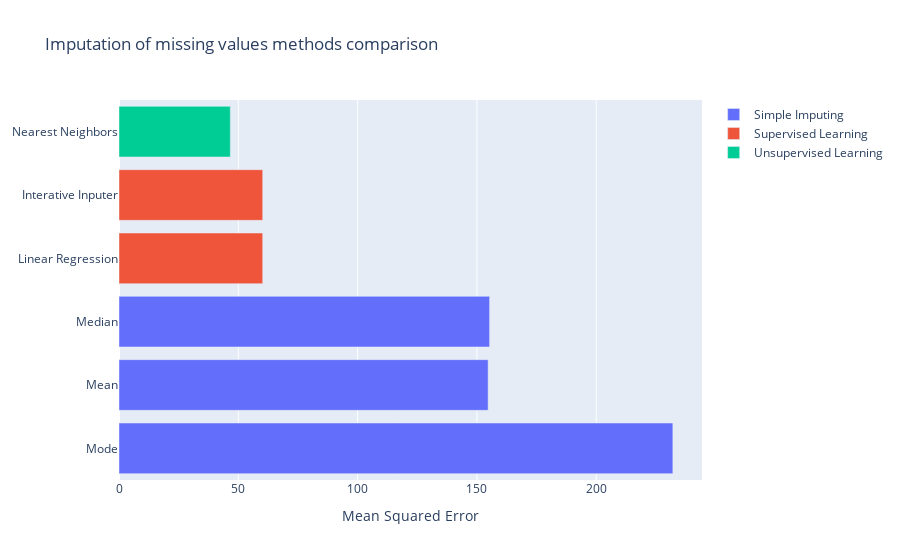

Here is the notebook cell this chart was saved with:
### Markdown cell above
## Results

### Code cell
from plotly import graph_objects as go
fig = go.Figure()

for key in mse_score.keys():
    fig.add_trace(go.Bar(
                x=list(mse_score[key].values()),
                y=list(mse_score[key].keys()),
                orientation='h',
                name = key
                        ),
                 )
fig.update_layout(
    title="Imputation of missing values methods comparison",
    xaxis_title="Mean Squared Error")
fig.show()

### Figure 1 — Plotly figure (JSON) as saved in the notebook; plotly's stock layout.template omitted (floating-point values rounded to 4 significant figures)
{"data": [{"name": "Simple Imputing", "orientation": "h", "type": "bar", "x": [232.1, 154.7, 155.3], "y": ["Mode", "Mean", "Median"]}, {"name": "Supervised Learning", "orientation": "h", "type": "bar", "x": [60.23, 60.22], "y": ["Linear Regression", "Interative Inputer"]}, {"name": "Unsupervised Learning", "orientation": "h", "type": "bar", "x": [46.65], "y": ["Nearest Neighbors"]}], "layout": {"title": {"text": "Imputation of missing values methods comparison"}, "xaxis": {"title": {"text": "Mean Squared Error"}}}}
